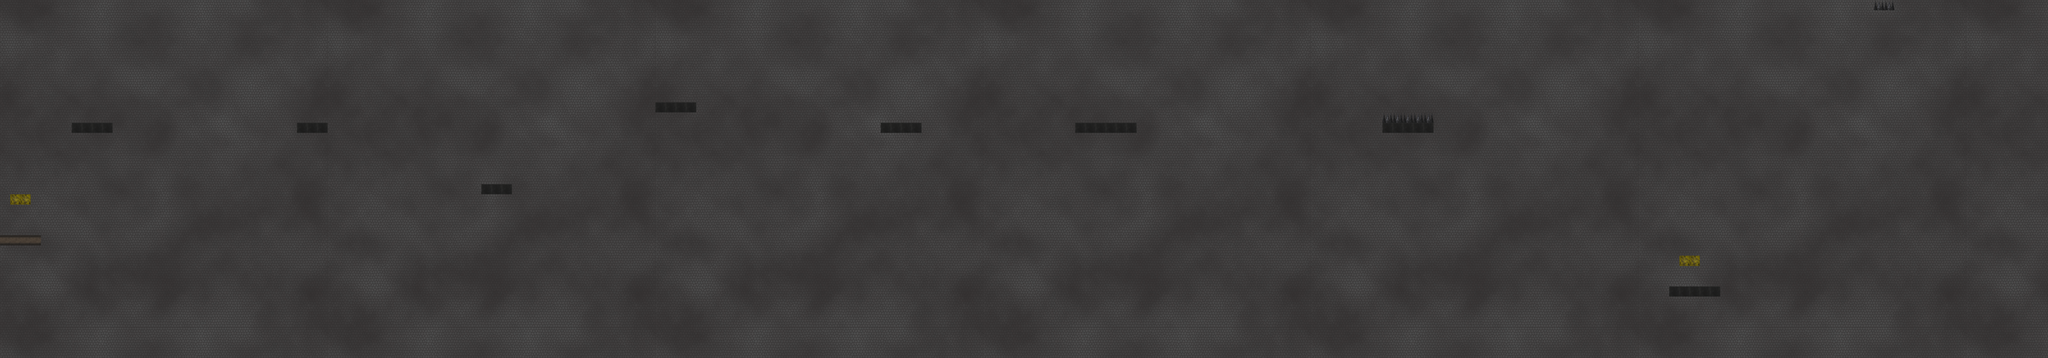

The image is a tile-based game level rendered from a .tmx file. Its description and source (layers, tilesets, objects; grid data summarised) follow:
An orthogonal 200x35 tile map with 32x32 px tiles, 7 tile layers (Background, Meta, Collision, Spike, ...), 7 tilesets.

<map version="1.0" orientation="orthogonal" renderorder="right-down" width="200" height="35" tilewidth="32" tileheight="32" nextobjectid="1">
 <tileset firstgid="1" name="earthblock_small" tilewidth="32" tileheight="32">
  <image source="Materials/earthblock_small.png" width="32" height="32" />
 </tileset>
 <tileset firstgid="2" name="Bg4" tilewidth="32" tileheight="32">
  <image source="Materials/Bg4.png" width="32" height="32" />
 </tileset>
 <tileset firstgid="3" name="steel_small" tilewidth="32" tileheight="32">
  <image source="Materials/steel_small.png" width="32" height="32" />
 </tileset>
 <tileset firstgid="4" name="Spike_small" tilewidth="32" tileheight="32">
  <image source="Materials/Spike_small.png" width="32" height="33" />
 </tileset>
 <tileset firstgid="5" name="stone_dark_small" tilewidth="32" tileheight="32">
  <image source="Materials/stone_dark_small.png" width="32" height="32" />
 </tileset>
 <tileset firstgid="6" name="bg3" tilewidth="32" tileheight="32">
  <image source="Materials/bg3.png" width="32" height="32" />
 </tileset>
 <tileset firstgid="7" name="bg6" tilewidth="32" tileheight="32">
  <image source="Materials/bg6.png" width="1024" height="1024" />
 </tileset>
 <layer name="Background" width="200" height="35">
  <data>[7000 cells, 7000 non-empty, 1024 distinct tile ids]</data>
 </layer>
 <layer name="Meta" width="200" height="35">
  <data>[7000 cells, 1 non-empty, 1 distinct tile ids]</data>
 </layer>
 <layer name="Collision" width="200" height="35">
  <data>[7000 cells, 35 non-empty, 2 distinct tile ids]</data>
 </layer>
 <layer name="Spike" width="200" height="35">
  <data>[7000 cells, 5 non-empty, 1 distinct tile ids]</data>
 </layer>
 <layer name="Metal" width="200" height="35">
  <data>[7000 cells, 38 non-empty, 2 distinct tile ids]</data>
 </layer>
 <layer name="Goal" width="200" height="35" opacity="0.97">
  <data>[7000 cells, 2 non-empty, 1 distinct tile ids]</data>
 </layer>
 <layer name="Spawn" width="200" height="35">
  <data>[7000 cells, 2 non-empty, 1 distinct tile ids]</data>
 </layer>
</map>
